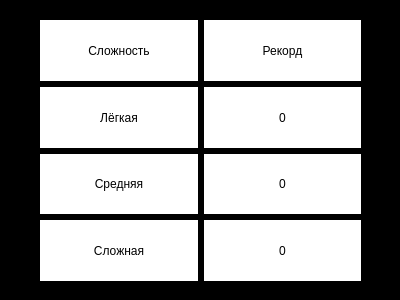
<?xml version="1.0" encoding="UTF-8"?>
<ui version="4.0">
 <class>Dialog</class>
 <widget class="QDialog" name="Dialog">
  <property name="geometry">
   <rect>
    <x>0</x>
    <y>0</y>
    <width>400</width>
    <height>300</height>
   </rect>
  </property>
  <property name="windowTitle">
   <string>Dialog</string>
  </property>
  <property name="styleSheet">
   <string notr="true">background-color: rgb(0, 0, 0);</string>
  </property>
  <widget class="QWidget" name="gridLayoutWidget">
   <property name="geometry">
    <rect>
     <x>40</x>
     <y>20</y>
     <width>321</width>
     <height>261</height>
    </rect>
   </property>
   <layout class="QGridLayout" name="gridLayout">
    <item row="0" column="1">
     <widget class="QLabel" name="label_8">
      <property name="styleSheet">
       <string notr="true">background-color: rgb(255, 255, 255);</string>
      </property>
      <property name="text">
       <string>Рекорд</string>
      </property>
      <property name="alignment">
       <set>Qt::AlignCenter</set>
      </property>
     </widget>
    </item>
    <item row="0" column="0">
     <widget class="QLabel" name="label_7">
      <property name="styleSheet">
       <string notr="true">background-color: rgb(255, 255, 255);</string>
      </property>
      <property name="text">
       <string>Сложность</string>
      </property>
      <property name="alignment">
       <set>Qt::AlignCenter</set>
      </property>
     </widget>
    </item>
    <item row="2" column="0">
     <widget class="QLabel" name="label_3">
      <property name="styleSheet">
       <string notr="true">background-color: rgb(255, 255, 255);</string>
      </property>
      <property name="text">
       <string>Средняя</string>
      </property>
      <property name="alignment">
       <set>Qt::AlignCenter</set>
      </property>
     </widget>
    </item>
    <item row="2" column="1">
     <widget class="QLabel" name="medium">
      <property name="styleSheet">
       <string notr="true">background-color: rgb(255, 255, 255);</string>
      </property>
      <property name="text">
       <string>0</string>
      </property>
      <property name="alignment">
       <set>Qt::AlignCenter</set>
      </property>
     </widget>
    </item>
    <item row="1" column="1">
     <widget class="QLabel" name="easy">
      <property name="styleSheet">
       <string notr="true">background-color: rgb(255, 255, 255);</string>
      </property>
      <property name="text">
       <string>0</string>
      </property>
      <property name="alignment">
       <set>Qt::AlignCenter</set>
      </property>
     </widget>
    </item>
    <item row="3" column="1">
     <widget class="QLabel" name="hard">
      <property name="styleSheet">
       <string notr="true">background-color: rgb(255, 255, 255);</string>
      </property>
      <property name="text">
       <string>0</string>
      </property>
      <property name="alignment">
       <set>Qt::AlignCenter</set>
      </property>
     </widget>
    </item>
    <item row="1" column="0">
     <widget class="QLabel" name="label">
      <property name="styleSheet">
       <string notr="true">background-color: rgb(255, 255, 255);</string>
      </property>
      <property name="text">
       <string>Лёгкая</string>
      </property>
      <property name="alignment">
       <set>Qt::AlignCenter</set>
      </property>
     </widget>
    </item>
    <item row="3" column="0">
     <widget class="QLabel" name="label_5">
      <property name="styleSheet">
       <string notr="true">background-color: rgb(255, 255, 255);</string>
      </property>
      <property name="text">
       <string>Сложная</string>
      </property>
      <property name="alignment">
       <set>Qt::AlignCenter</set>
      </property>
     </widget>
    </item>
   </layout>
  </widget>
 </widget>
 <resources/>
 <connections/>
</ui>
